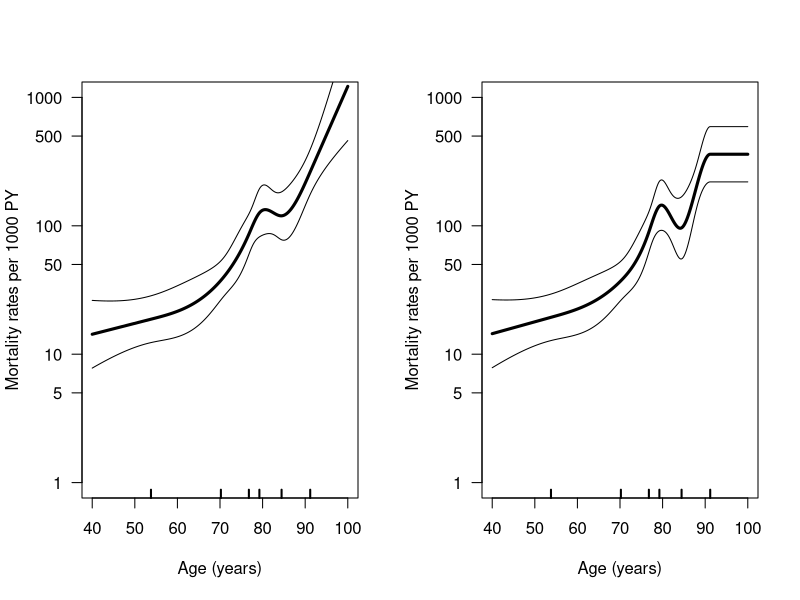
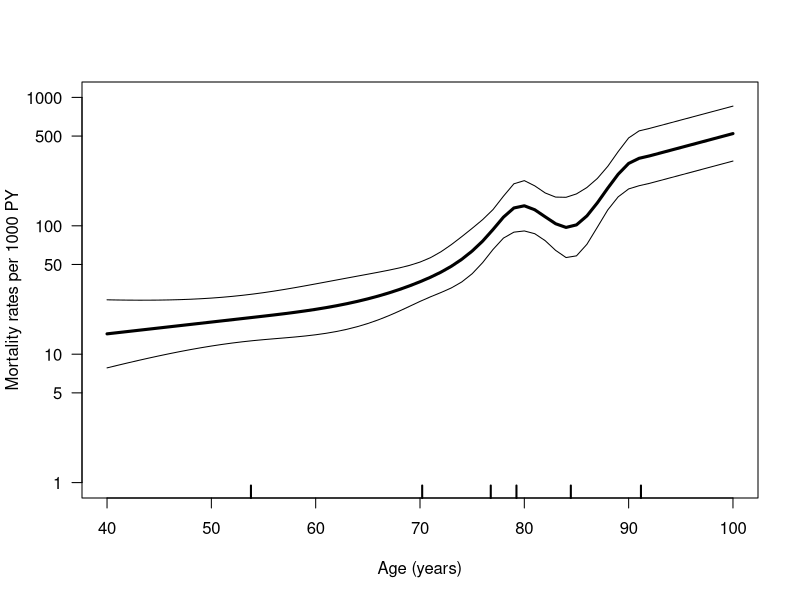

The R script that drew these images, in order:
library(Epi)


### Name: Ns
### Title: Natural splines - (cubic splines linear beyond outermost knots)
###   with convenient specification of knots and possibility of centering,
###   detrending and clamping.
### Aliases: Ns
### Keywords: regression

### ** Examples

require(splines)
require(stats)
require(graphics)

ns( women$height, df = 3)
Ns( women$height, knots=c(63,59,71,67) )

# Gives the same results as ns:
summary( lm(weight ~ ns(height, df = 3), data = women) )
summary( lm(weight ~ Ns(height, df = 3), data = women) )

# Get the diabetes data and set up as Lexis object
data(DMlate)
DMlate <- DMlate[sample(1:nrow(DMlate),500),]
dml <- Lexis( entry = list(Per=dodm, Age=dodm-dobth, DMdur=0 ),
               exit = list(Per=dox),
        exit.status = factor(!is.na(dodth),labels=c("DM","Dead")),
               data = DMlate )

# Split follow-up in 1-year age intervals
dms <- splitLexis( dml, time.scale="Age", breaks=0:100 )
summary( dms )

# Model  age-specific rates using Ns with 6 knots
# and period-specific RRs around 2000 with 4 knots
# with the same number of deaths between each pair of knots
n.kn <- 6
( a.kn <- with( subset(dms,lex.Xst=="Dead"),
                quantile( Age+lex.dur, probs=(1:n.kn-0.5)/n.kn ) ) )
n.kn <- 4
( p.kn <- with( subset( dms, lex.Xst=="Dead" ),
                quantile( Per+lex.dur, probs=(1:n.kn-0.5)/n.kn ) ) )
m1 <- glm( lex.Xst=="Dead" ~ Ns( Age, kn=a.kn ) +
                             Ns( Per, kn=p.kn, ref=2000 ),
           offset = log( lex.dur ),
           family = poisson,
             data = dms )

# Plot estimated age-mortality curve for the year 2005 and knots chosen:
nd <- data.frame( Age=seq(40,100,0.1), Per=2005, lex.dur=1000 )
par( mfrow=c(1,2) )
matplot( nd$Age, ci.pred( m1, newdata=nd ),
         type="l", lwd=c(3,1,1), lty=1, col="black", log="y",
         ylab="Mortality rates per 1000 PY", xlab="Age (years)", las=1, ylim=c(1,1000) )
rug( a.kn, lwd=2 )

# Clamped Age effect to the right of rightmost knot.
m1.c <- glm( lex.Xst=="Dead" ~ Ns( Age, kn=a.kn, fixsl=c(FALSE,TRUE) ) +
                               Ns( Per, kn=p.kn, ref=2000 ),
             offset = log( lex.dur ),
             family = poisson,
               data = dms )

# Plot estimated age-mortality curve for the year 2005 and knots chosen.
matplot( nd$Age, ci.pred( m1.c, newdata=nd ),
         type="l", lwd=c(3,1,1), lty=1, col="black", log="y",
         ylab="Mortality rates per 1000 PY", xlab="Age (years)", las=1, ylim=c(1,1000) )
rug( a.kn, lwd=2 )

par( mfrow=c(1,1) )

# Including a linear Age effect of 0.05 to the right of rightmost knot.
m1.l <- glm( lex.Xst=="Dead" ~ Ns( Age, kn=a.kn, fixsl=c(FALSE,TRUE) ) +
                               Ns( Per, kn=p.kn, ref=2000 ),
             offset = log( lex.dur ) + pmax( Age, max( a.kn ) ) * 0.05,
             family = poisson,
               data = dms )

# Plot estimated age-mortality curve for the year 2005 and knots chosen.
nd <- data.frame(Age=40:100,Per=2005,lex.dur=1000)
matplot( nd$Age, ci.pred( m1.l, newdata=nd ),
         type="l", lwd=c(3,1,1), lty=1, col="black", log="y",
         ylab="Mortality rates per 1000 PY", xlab="Age (years)", las=1, ylim=c(1,1000) )
rug( a.kn, lwd=2 )
